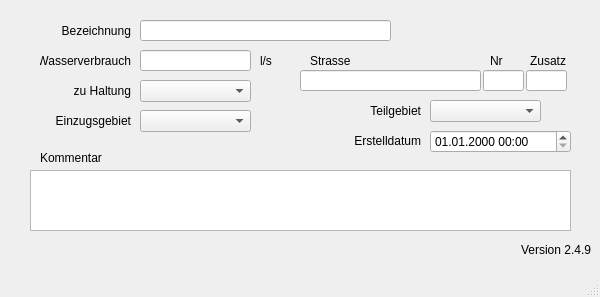
<?xml version="1.0" encoding="UTF-8"?>
<ui version="4.0">
 <class>Direkteinleitungen</class>
 <widget class="QMainWindow" name="Direkteinleitungen">
  <property name="enabled">
   <bool>true</bool>
  </property>
  <property name="geometry">
   <rect>
    <x>0</x>
    <y>0</y>
    <width>600</width>
    <height>297</height>
   </rect>
  </property>
  <property name="windowTitle">
   <string>MainWindow</string>
  </property>
  <widget class="QWidget" name="centralwidget">
   <widget class="QLabel" name="label_20">
    <property name="geometry">
     <rect>
      <x>70</x>
      <y>80</y>
      <width>61</width>
      <height>21</height>
     </rect>
    </property>
    <property name="text">
     <string>zu Haltung</string>
    </property>
    <property name="alignment">
     <set>Qt::AlignRight|Qt::AlignTrailing|Qt::AlignVCenter</set>
    </property>
   </widget>
   <widget class="QLabel" name="label_5">
    <property name="geometry">
     <rect>
      <x>40</x>
      <y>50</y>
      <width>91</width>
      <height>21</height>
     </rect>
    </property>
    <property name="text">
     <string>Wasserverbrauch</string>
    </property>
    <property name="alignment">
     <set>Qt::AlignRight|Qt::AlignTrailing|Qt::AlignVCenter</set>
    </property>
   </widget>
   <widget class="QLabel" name="label_22">
    <property name="geometry">
     <rect>
      <x>360</x>
      <y>100</y>
      <width>61</width>
      <height>21</height>
     </rect>
    </property>
    <property name="text">
     <string>Teilgebiet</string>
    </property>
    <property name="alignment">
     <set>Qt::AlignRight|Qt::AlignTrailing|Qt::AlignVCenter</set>
    </property>
   </widget>
   <widget class="QLineEdit" name="zufluss">
    <property name="geometry">
     <rect>
      <x>140</x>
      <y>50</y>
      <width>111</width>
      <height>21</height>
     </rect>
    </property>
   </widget>
   <widget class="QComboBox" name="haltnam">
    <property name="geometry">
     <rect>
      <x>140</x>
      <y>80</y>
      <width>111</width>
      <height>22</height>
     </rect>
    </property>
   </widget>
   <widget class="QComboBox" name="teilgebiet">
    <property name="geometry">
     <rect>
      <x>430</x>
      <y>100</y>
      <width>111</width>
      <height>22</height>
     </rect>
    </property>
   </widget>
   <widget class="QLabel" name="label_6">
    <property name="geometry">
     <rect>
      <x>260</x>
      <y>50</y>
      <width>31</width>
      <height>21</height>
     </rect>
    </property>
    <property name="text">
     <string>l/s</string>
    </property>
   </widget>
   <widget class="QLabel" name="label_7">
    <property name="geometry">
     <rect>
      <x>310</x>
      <y>50</y>
      <width>51</width>
      <height>21</height>
     </rect>
    </property>
    <property name="text">
     <string>Strasse</string>
    </property>
   </widget>
   <widget class="QLineEdit" name="strassenname">
    <property name="geometry">
     <rect>
      <x>300</x>
      <y>70</y>
      <width>181</width>
      <height>21</height>
     </rect>
    </property>
   </widget>
   <widget class="QLineEdit" name="hausnummer">
    <property name="geometry">
     <rect>
      <x>483</x>
      <y>70</y>
      <width>41</width>
      <height>21</height>
     </rect>
    </property>
   </widget>
   <widget class="QLineEdit" name="zusatz">
    <property name="geometry">
     <rect>
      <x>526</x>
      <y>70</y>
      <width>41</width>
      <height>21</height>
     </rect>
    </property>
   </widget>
   <widget class="QLabel" name="label_8">
    <property name="geometry">
     <rect>
      <x>490</x>
      <y>50</y>
      <width>31</width>
      <height>21</height>
     </rect>
    </property>
    <property name="text">
     <string>Nr</string>
    </property>
   </widget>
   <widget class="QLabel" name="label_9">
    <property name="geometry">
     <rect>
      <x>530</x>
      <y>50</y>
      <width>41</width>
      <height>21</height>
     </rect>
    </property>
    <property name="text">
     <string>Zusatz</string>
    </property>
   </widget>
   <widget class="QTextEdit" name="kommentar">
    <property name="geometry">
     <rect>
      <x>30</x>
      <y>170</y>
      <width>541</width>
      <height>61</height>
     </rect>
    </property>
   </widget>
   <widget class="QLabel" name="label_14">
    <property name="geometry">
     <rect>
      <x>40</x>
      <y>150</y>
      <width>81</width>
      <height>16</height>
     </rect>
    </property>
    <property name="text">
     <string>Kommentar</string>
    </property>
   </widget>
   <widget class="QLabel" name="label_70">
    <property name="geometry">
     <rect>
      <x>350</x>
      <y>130</y>
      <width>71</width>
      <height>21</height>
     </rect>
    </property>
    <property name="text">
     <string>Erstelldatum</string>
    </property>
    <property name="alignment">
     <set>Qt::AlignRight|Qt::AlignTrailing|Qt::AlignVCenter</set>
    </property>
   </widget>
   <widget class="QLabel" name="lb_version">
    <property name="geometry">
     <rect>
      <x>520</x>
      <y>240</y>
      <width>71</width>
      <height>20</height>
     </rect>
    </property>
    <property name="toolTip">
     <string>Version QKan Import</string>
    </property>
    <property name="text">
     <string>Version 2.4.9</string>
    </property>
    <property name="alignment">
     <set>Qt::AlignRight|Qt::AlignTrailing|Qt::AlignVCenter</set>
    </property>
   </widget>
   <widget class="QLabel" name="label_23">
    <property name="geometry">
     <rect>
      <x>50</x>
      <y>110</y>
      <width>81</width>
      <height>21</height>
     </rect>
    </property>
    <property name="text">
     <string>Einzugsgebiet</string>
    </property>
    <property name="alignment">
     <set>Qt::AlignRight|Qt::AlignTrailing|Qt::AlignVCenter</set>
    </property>
   </widget>
   <widget class="QComboBox" name="einzugsgebiet">
    <property name="geometry">
     <rect>
      <x>140</x>
      <y>110</y>
      <width>111</width>
      <height>22</height>
     </rect>
    </property>
   </widget>
   <widget class="QLineEdit" name="elnam">
    <property name="geometry">
     <rect>
      <x>140</x>
      <y>20</y>
      <width>251</width>
      <height>21</height>
     </rect>
    </property>
   </widget>
   <widget class="QLabel" name="label_10">
    <property name="geometry">
     <rect>
      <x>40</x>
      <y>20</y>
      <width>91</width>
      <height>21</height>
     </rect>
    </property>
    <property name="text">
     <string>Bezeichnung</string>
    </property>
    <property name="alignment">
     <set>Qt::AlignRight|Qt::AlignTrailing|Qt::AlignVCenter</set>
    </property>
   </widget>
   <widget class="QgsDateTimeEdit" name="createdat">
    <property name="geometry">
     <rect>
      <x>430</x>
      <y>130</y>
      <width>141</width>
      <height>23</height>
     </rect>
    </property>
    <property name="currentSection">
     <enum>QDateTimeEdit::DaySection</enum>
    </property>
    <property name="displayFormat">
     <string>dd.MM.yyyy HH:mm</string>
    </property>
   </widget>
  </widget>
  <widget class="QMenuBar" name="menubar">
   <property name="geometry">
    <rect>
     <x>0</x>
     <y>0</y>
     <width>600</width>
     <height>21</height>
    </rect>
   </property>
  </widget>
  <widget class="QStatusBar" name="statusbar"/>
 </widget>
 <customwidgets>
  <customwidget>
   <class>QgsDateTimeEdit</class>
   <extends>QDateTimeEdit</extends>
   <header>qgsdatetimeedit.h</header>
  </customwidget>
 </customwidgets>
 <tabstops>
  <tabstop>zufluss</tabstop>
  <tabstop>teilgebiet</tabstop>
  <tabstop>haltnam</tabstop>
 </tabstops>
 <resources/>
 <connections/>
</ui>
